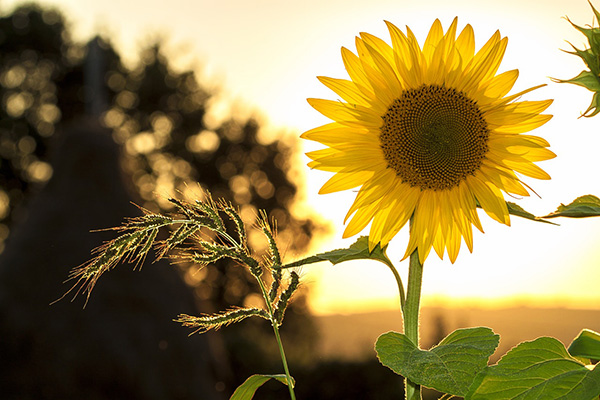
#> input picture images/sunflower.jpg, 600 x 400 px
$ python morphological_transformations.py
#> lines starting #> are read from the running program, lines starting #| are printed output that depends on the picture
import cv2 as cv
import numpy as np
import matplotlib.pyplot as plt
import os


def morphTrans():
    root = os.getcwd()
    imgPath = os.path.join(root, 'images/sunflower.jpg')
    imgGray = cv.imread(imgPath, cv.IMREAD_GRAYSCALE)
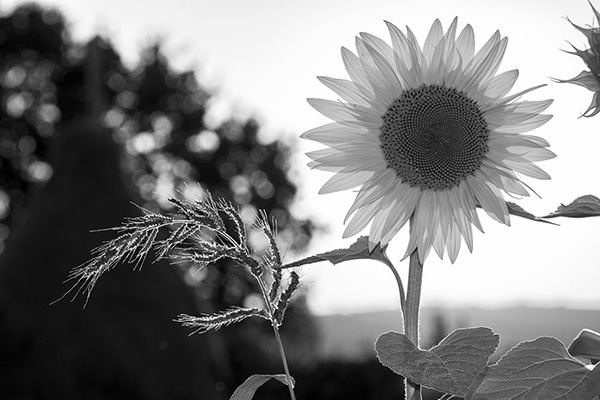
#> imgGray: shape (400, 600); min 0, max 255, mean 128.5
    maxValue = 255
    blocksize = 7
    offset = 3
    plt.subplot(241)

    imgGause = cv.adaptiveThreshold(imgGray, maxValue, cv.ADAPTIVE_THRESH_GAUSSIAN_C,cv.THRESH_BINARY, blocksize, offset)
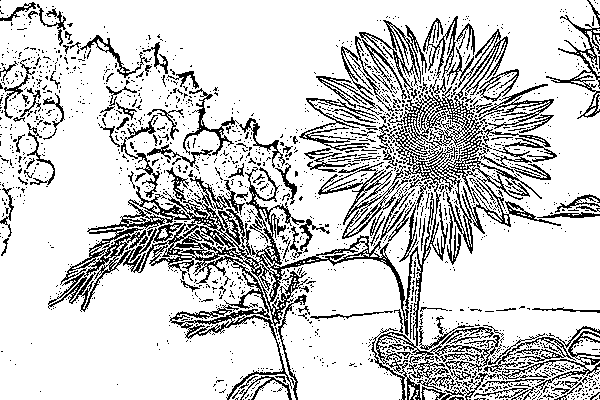
#> imgGause: shape (400, 600); 80.8% white; black in thin lines or dots
    imgGause = cv.GaussianBlur(imgGause, (7,7), cv.BORDER_DEFAULT)
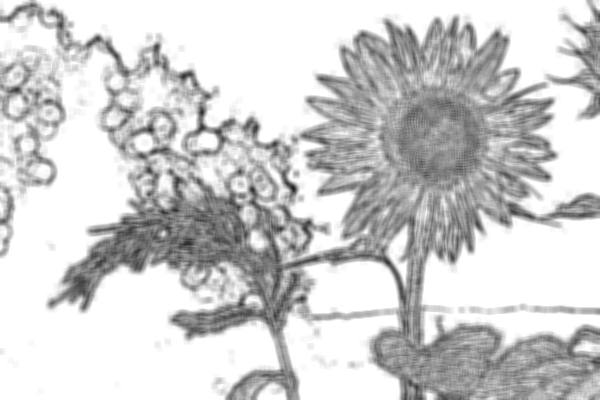
#> imgGause: shape (400, 600); min 27, max 255, mean 206.1
    plt.imshow(imgGause, cmap='gray')
    plt.title('Adaptive Gaussian Thresholding')

    kernel = np.ones((7,7), np.uint8)
    imgErode = cv.erode(imgGause, kernel, iterations=1)
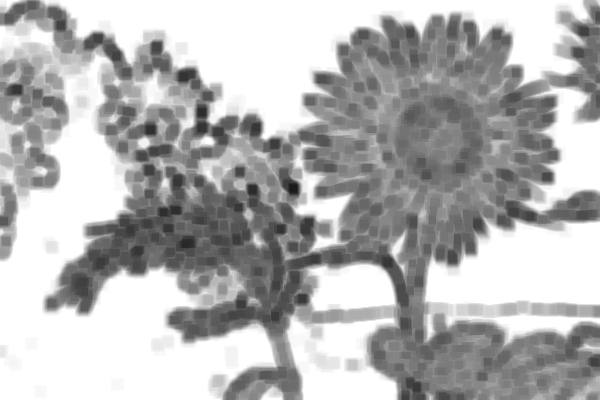
#> imgErode: shape (400, 600); min 27, max 255, mean 180.3
    plt.subplot(245)
    plt.imshow(imgErode, cmap='gray')
    plt.title('Erosion')

    imgDilate = cv.dilate(imgGause, kernel, iterations=1)
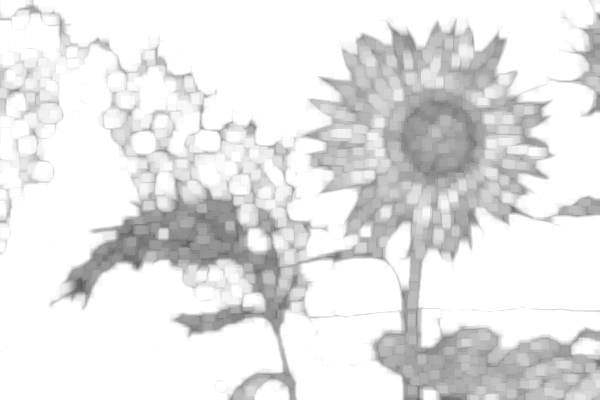
#> imgDilate: shape (400, 600); min 89, max 255, mean 228.8
    plt.subplot(248)
    plt.imshow(imgDilate, cmap='gray')
    plt.title('Dilation')


    morphTypes = [cv.MORPH_OPEN, cv.MORPH_CLOSE, cv.MORPH_GRADIENT, cv.MORPH_TOPHAT, cv.MORPH_BLACKHAT]

    morphNames = ['Opening', 'Closing', 'Gradient', 'Top Hat', 'Black Hat']


    for i in range(len(morphTypes)):
        plt.subplot(2,4,i+4)
        plt.imshow(cv.morphologyEx(imgGause, morphTypes[i], kernel), cmap='gray')
        plt.title(morphNames[i])


    plt.show()
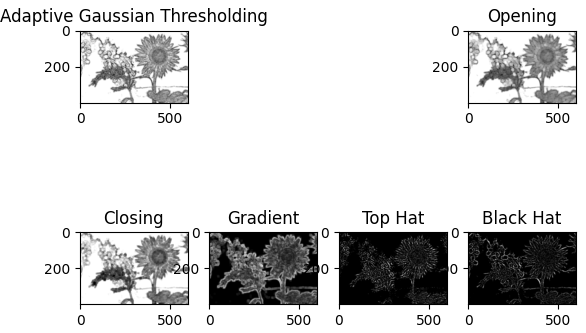
#> figure drawn by matplotlib, 6 panels


if __name__ == "__main__":
    morphTrans()
